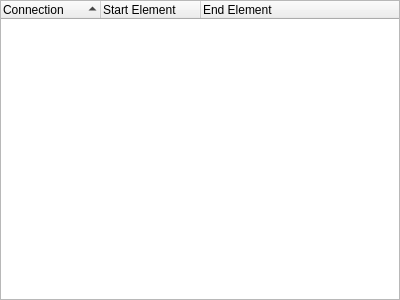
<?xml version="1.0" encoding="UTF-8"?>
<ui version="4.0">
 <class>BGConnectionsTable</class>
 <widget class="QWidget" name="BGConnectionsTable">
  <property name="geometry">
   <rect>
    <x>0</x>
    <y>0</y>
    <width>400</width>
    <height>300</height>
   </rect>
  </property>
  <property name="windowTitle">
   <string>Form</string>
  </property>
  <layout class="QVBoxLayout" name="verticalLayout">
   <property name="leftMargin">
    <number>0</number>
   </property>
   <property name="topMargin">
    <number>0</number>
   </property>
   <property name="rightMargin">
    <number>0</number>
   </property>
   <property name="bottomMargin">
    <number>0</number>
   </property>
   <item>
    <widget class="QTreeWidget" name="Table">
     <property name="editTriggers">
      <set>QAbstractItemView::NoEditTriggers</set>
     </property>
     <property name="alternatingRowColors">
      <bool>true</bool>
     </property>
     <property name="selectionMode">
      <enum>QAbstractItemView::ExtendedSelection</enum>
     </property>
     <property name="rootIsDecorated">
      <bool>true</bool>
     </property>
     <property name="sortingEnabled">
      <bool>true</bool>
     </property>
     <property name="allColumnsShowFocus">
      <bool>true</bool>
     </property>
     <attribute name="headerCascadingSectionResizes">
      <bool>true</bool>
     </attribute>
     <column>
      <property name="text">
       <string notr="true">Connection</string>
      </property>
     </column>
     <column>
      <property name="text">
       <string>Start Element</string>
      </property>
     </column>
     <column>
      <property name="text">
       <string>End Element</string>
      </property>
     </column>
    </widget>
   </item>
   <item>
    <layout class="QHBoxLayout" name="horizontalLayout"/>
   </item>
  </layout>
 </widget>
 <resources/>
 <connections/>
</ui>
